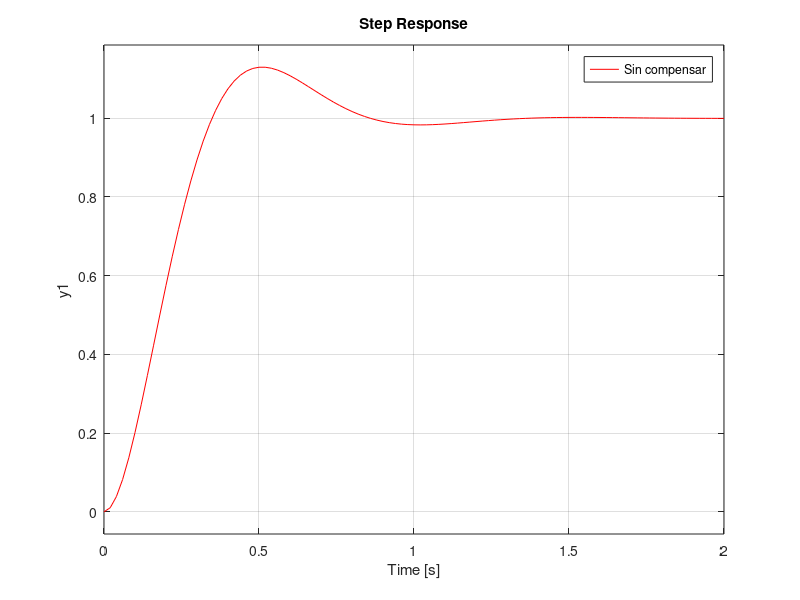
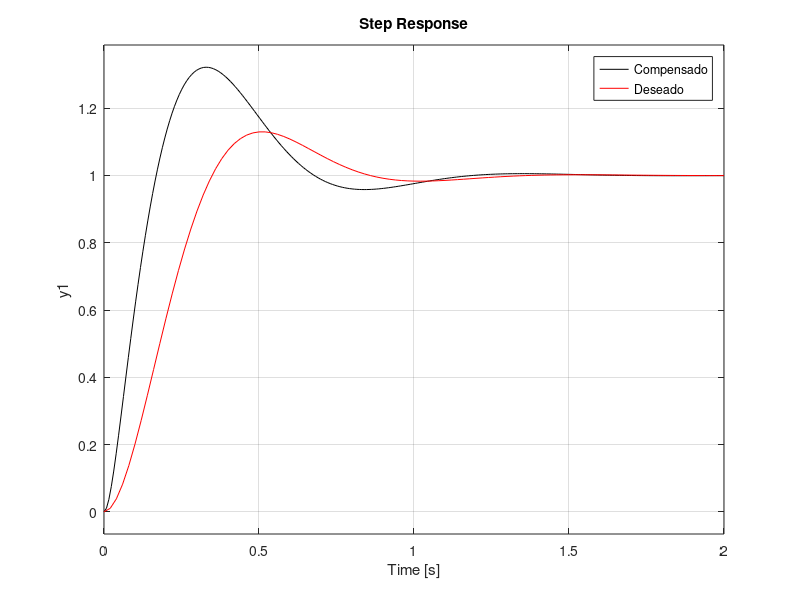
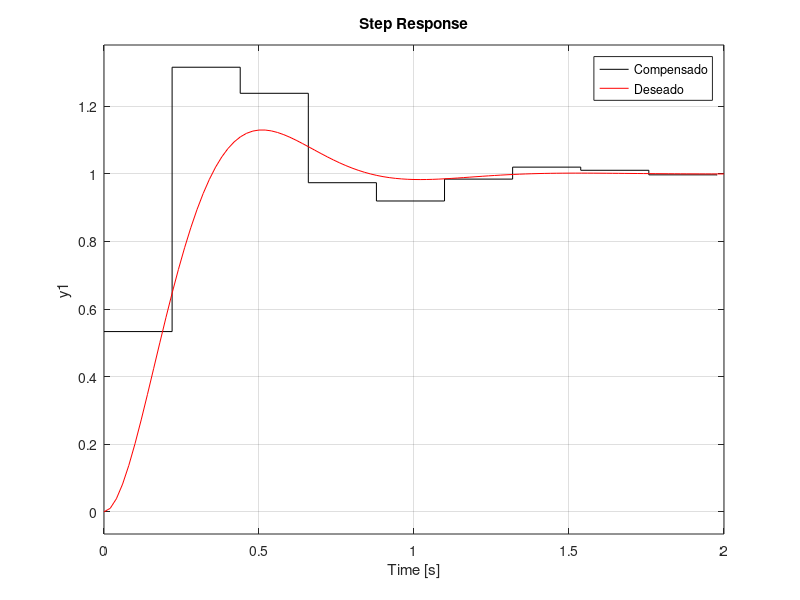
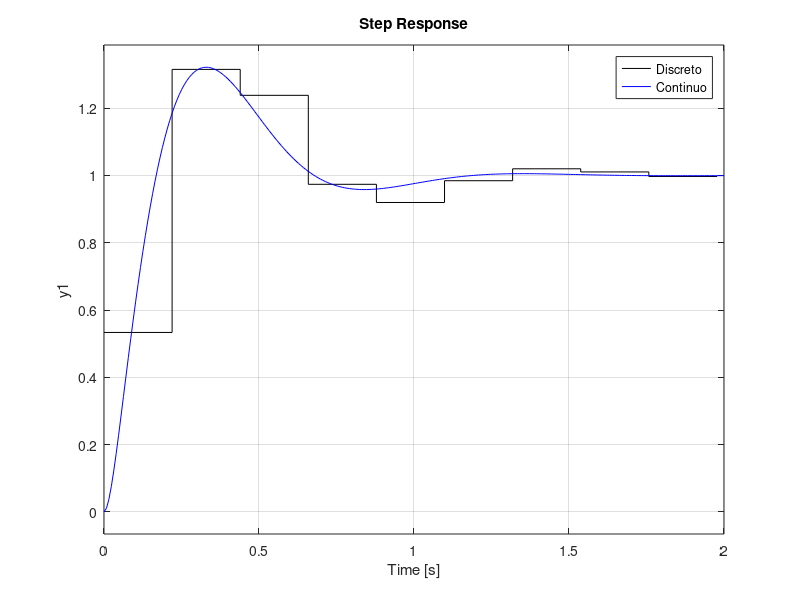

Write the MATLAB code that produced these figures, in order.
clc
close all
clear

%proceso
g=tf(1,[1 48 5]);
step(g,'k')
g_cl=feedback(g,1);
hold on

%deseado
Ts=1;
so=13/100;
e=sqrt((log(so))^2/(pi^2+(log(so))^2));
wn=4/(Ts*e);
g_d=tf(wn^2,[1 2*e*wn wn^2]);
hold on
step(g_cl,'b')
step(g_d,'r')
legend('Sin compensar','sin compensar en CL','Deseado')
[P Z]=pzmap(g_d)

pol_d=[1 2*e*wn wn^2];
pol_a=conv(pol_d,[1 40]);

%------controlador----
K_p=373.9-5;
T_i=K_p/2157.5;
g_c=tf([K_p*T_i K_p],[T_i 0]);

%--------compensado----
sis_ol=g_c*g;
sis_cl=feedback(sis_ol,1);
figure
step(sis_cl,'k')
hold on
step(g_d,'r')
legend('Compensado','Deseado')
[p z]=pzmap(sis_cl)


%--------------------discretizar----------------
%----------w=ancho de banda en lazo cerrado---
w=14.3;
ws=2*14.3;
Ts=2*pi/ws;
% Ts=1/10;  %1/10 foh
gc_d=c2d(g_c,Ts,'foh');
gp_d=c2d(g,Ts,'foh');
sis_ol_d=gc_d*gp_d;
sis_cl_d=feedback(sis_ol_d,1);
figure
step(sis_cl_d,'k')
hold on
step(g_d,'r')
legend('Compensado','Deseado')

figure
step(sis_cl_d,'k')
hold on
step(sis_cl,'b')
legend('Discreto','Continuo')
%--------------------discretizar----------------


%-----------implementar algoritmo-------------
rk=1;
%------controlador-----
uk1=0;
uk=0;
ek1=0;
ek=0;

%------controlador-----

%------proceso-----
ukp1=0;
ukp2=0;
ukp=0;
yk1=0;
yk2=0;
yk=0;
y=[];
%------proceso-----


t=0:Ts:2.5;
for i=1:length(t)
    
    yk=4.287e-05*ukp1 + 3.654e-05*ukp2 + 1.618*yk1 - 0.6188*yk2;
    %yk = 0.0006962*ukp + 0.001286*ukp1 + 7.728e-05*ukp2 + 0.9979*yk1 -
    %0.00823*yk2; %foh
    y=[y yk];
    %calcular el error
    ek = rk - yk;
    %calcular accion de control
    uk=368.9*ek - 347.3*ek1+uk1; 
    %uk=476.8*ek - 261*ek1+uk1;  %foh
    ukp = uk;
    %--------actualizar valores--------
    ek1=ek;
    uk1=uk;
    
    ukp2=ukp1;
    ukp1=ukp;
    
    yk2=yk1;
    yk1=yk;    
     
    
end
figure
plot(t,y,'--r')
hold on
step(sis_cl_d,'k')
step(sis_cl,'b')
legend('algoritmo','Discreto','Continuo')
